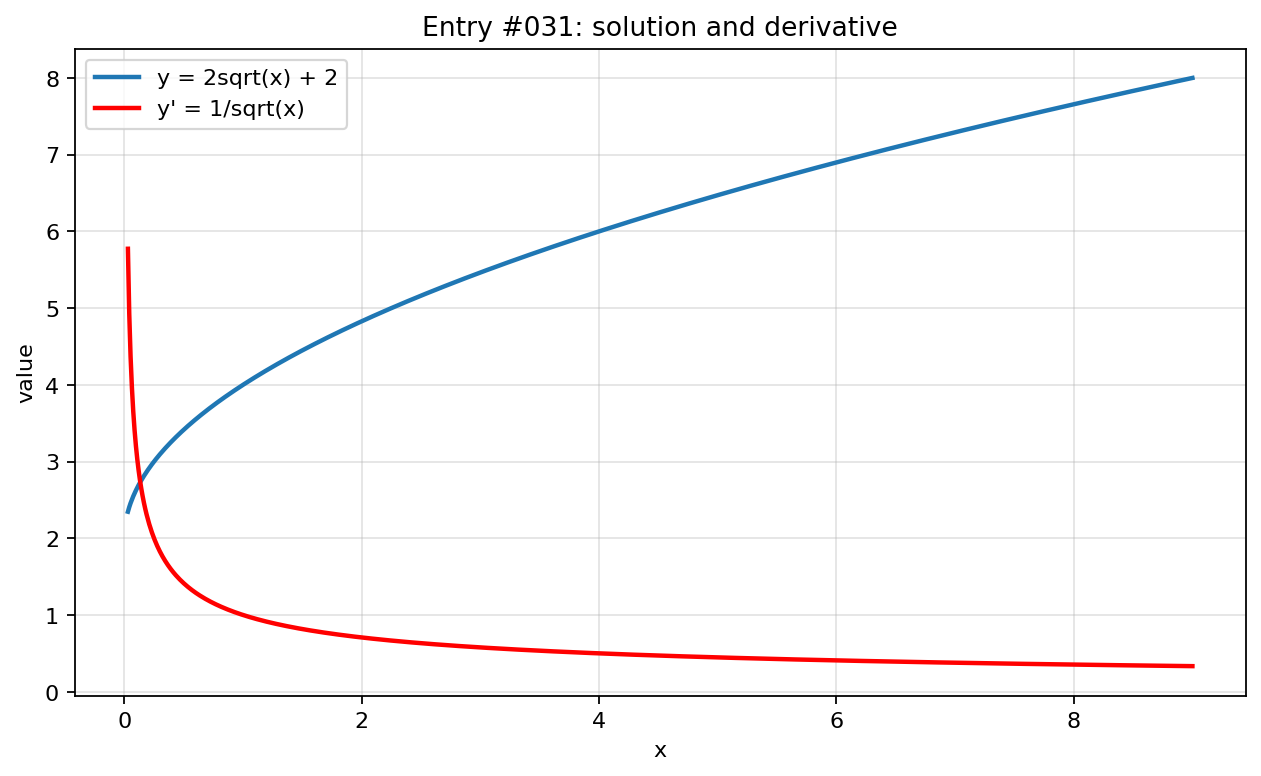

Python code for this plot:
import numpy as np
import matplotlib.pyplot as plt

x = np.linspace(0.03, 9, 800)

with np.errstate(divide="ignore", invalid="ignore", over="ignore"):
    y = 2*np.sqrt(x) + 2
    y_prime = 1/np.sqrt(x)

plt.figure(figsize=(8, 5))
plt.plot(x, y, label="y = 2sqrt(x) + 2", linewidth=2)
plt.plot(x, y_prime, label="y' = 1/sqrt(x)", linewidth=2, color="red")
plt.title("Entry #031: solution and derivative")
plt.xlabel("x")
plt.ylabel("value")
plt.grid(True, alpha=0.35)
plt.legend()
plt.tight_layout()
plt.show()
